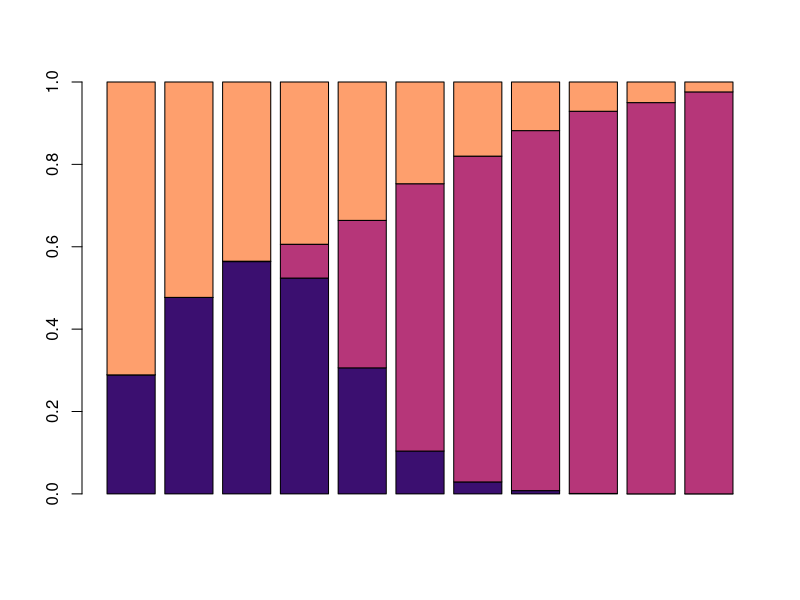
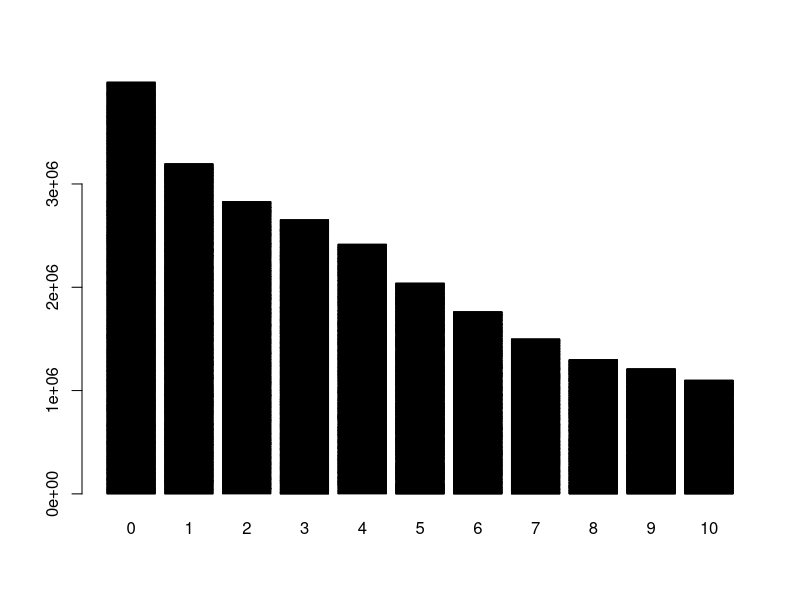

R code for these plots, in order:
setwd("C:/Users/flori/OneDrive/Dokumente/Studium/THEE researchpractical/TEE_Shadowvalley")

data <- read.csv("analysis.csv")
mig0.extinct <- (sum(data$success[data$migration == 0] == "extinction"))
mig0.medium <- (sum(data$success[data$migration == 0] == "medium"))
mig0.max <- (sum(data$success[data$migration == 0] == "reached_max"))
mig1.extinct <- (sum(data$success[data$migration == 1] == "extinction"))
mig1.medium <- (sum(data$success[data$migration == 1] == "medium"))
mig1.max <- (sum(data$success[data$migration == 1] == "reached_max"))
mig2.extinct <- (sum(data$success[data$migration == 2] == "extinction"))
mig2.medium <- (sum(data$success[data$migration ==2] == "medium"))
mig2.max <- (sum(data$success[data$migration == 2] == "reached_max"))
mig3.extinct <- (sum(data$success[data$migration == 3] == "extinction"))
mig3.medium <- (sum(data$success[data$migration == 3] == "medium"))
mig3.max <- (sum(data$success[data$migration == 3] == "reached_max"))
mig4.extinct <- (sum(data$success[data$migration == 4] == "extinction"))
mig4.medium <- (sum(data$success[data$migration == 4] == "medium"))
mig4.max <- (sum(data$success[data$migration == 4] == "reached_max"))
mig5.extinct <- (sum(data$success[data$migration == 5] == "extinction"))
mig5.medium <- (sum(data$success[data$migration == 5] == "medium"))
mig5.max <- (sum(data$success[data$migration == 5] == "reached_max"))
mig6.extinct <- (sum(data$success[data$migration == 6] == "extinction"))
mig6.medium <- (sum(data$success[data$migration == 6] == "medium"))
mig6.max <- (sum(data$success[data$migration == 6] == "reached_max"))
mig7.extinct <- (sum(data$success[data$migration == 7] == "extinction"))
mig7.medium <- (sum(data$success[data$migration == 7] == "medium"))
mig7.max <- (sum(data$success[data$migration == 7] == "reached_max"))
mig8.extinct <- (sum(data$success[data$migration == 8] == "extinction"))
mig8.medium <- (sum(data$success[data$migration == 8] == "medium"))
mig8.max <- (sum(data$success[data$migration == 8] == "reached_max"))
mig9.extinct <- (sum(data$success[data$migration == 9] == "extinction"))
mig9.medium <- (sum(data$success[data$migration == 9] == "medium"))
mig9.max <- (sum(data$success[data$migration == 9] == "reached_max"))
mig10.extinct <- (sum(data$success[data$migration == 10] == "extinction"))
mig10.medium <- (sum(data$success[data$migration == 10] == "medium"))
mig10.max <- (sum(data$success[data$migration == 10] == "reached_max"))
mig0 <- c(mig0.extinct,mig0.medium,mig0.max)/(mig0.extinct+mig0.medium+mig0.max)
mig1 <- c(mig1.extinct,mig1.medium,mig1.max)/(mig1.extinct+mig1.medium+mig1.max)
mig2 <- c(mig2.extinct,mig2.medium,mig2.max)/(mig2.extinct+mig2.medium+mig2.max)
mig3 <- c(mig3.extinct,mig3.medium,mig3.max)/(mig3.extinct+mig3.medium+mig3.max)
mig4 <- c(mig4.extinct,mig4.medium,mig4.max)/(mig4.extinct+mig4.medium+mig4.max)
mig5 <- c(mig5.extinct,mig5.medium,mig5.max)/(mig5.extinct+mig5.medium+mig5.max)
mig6 <- c(mig6.extinct,mig6.medium,mig6.max)/(mig6.extinct+mig6.medium+mig6.max)
mig7 <- c(mig7.extinct,mig7.medium,mig7.max)/(mig7.extinct+mig7.medium+mig7.max)
mig8 <- c(mig8.extinct,mig8.medium,mig8.max)/(mig8.extinct+mig8.medium+mig8.max)
mig9 <- c(mig9.extinct,mig9.medium,mig9.max)/(mig9.extinct+mig9.medium+mig9.max)
mig10 <- c(mig10.extinct,mig10.medium,mig10.max)/(mig10.extinct+mig10.medium+mig10.max)

mig <- matrix(c(mig0,mig1,mig2,mig3,mig4,mig5,mig6,mig7,mig8,mig9,mig10),nrow = 3, ncol = 11)
install.packages("viridis")
library("viridis")
colors <- magma(3,begin = 0.2,end = 0.8)
barplot(mig, col = colors)

max_pop_size <- matrix(c(data$maximal_pop_size[data$migration==0],data$maximal_pop_size[data$migration==1],data$maximal_pop_size[data$migration==2],data$maximal_pop_size[data$migration==3],data$maximal_pop_size[data$migration==4],data$maximal_pop_size[data$migration==5],data$maximal_pop_size[data$migration==6],data$maximal_pop_size[data$migration==7],data$maximal_pop_size[data$migration==8],data$maximal_pop_size[data$migration==9],data$maximal_pop_size[data$migration==10]),ncol = 11)
colnames(max_pop_size) <- 0:10
barplot(max_pop_size)

mean(data$simulated_gen[data$migration==10])
